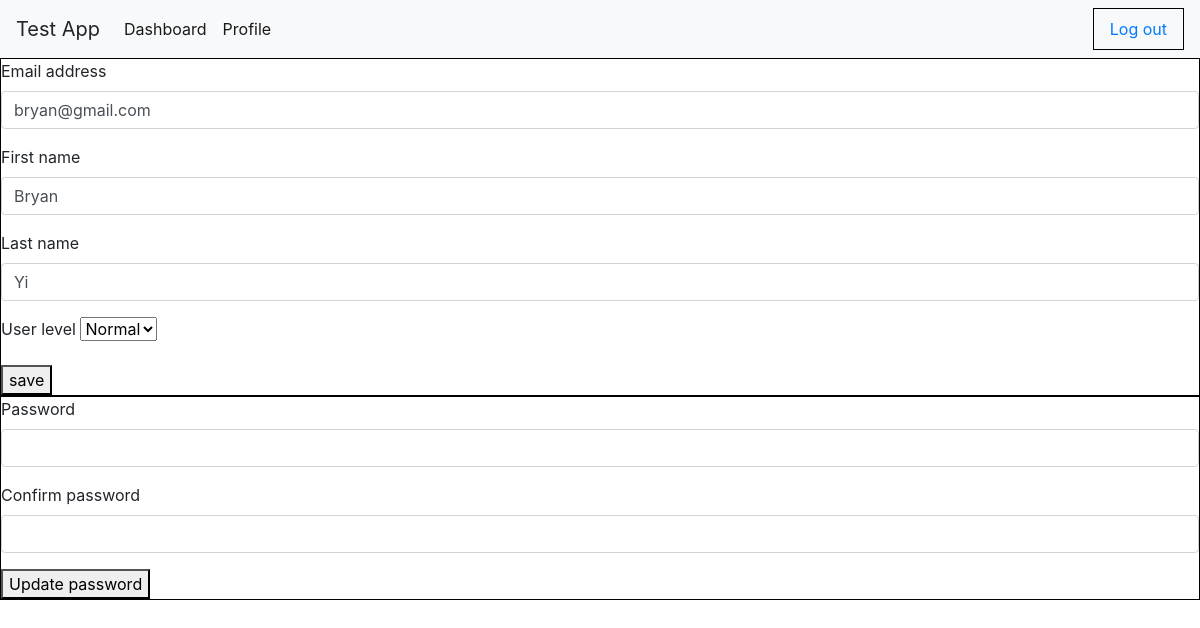
/users/edit/8, run on the app's committed database.
### user/models.py (models this page shows)
class User(models.Model):
    user_level = models.IntegerField()
    email = models.CharField(max_length=255)
    first_name = models.CharField(max_length=50)
    last_name = models.CharField(max_length=50)
    password = models.CharField(max_length=60)
    description = models.TextField()
    created_at = models.DateTimeField(auto_now_add=True)
    updated_at = models.DateTimeField(auto_now=True)
    objects = UserManager()

### user/views.py (the view)
# urls.py: path('users/edit/<int:user_id>', views.admin_edit),
def admin_edit(request, user_id):
    context = {
        'user': User.objects.get(id = user_id)
    }
    return render(request, 'admin_edit.html', context)

### user/templates/admin_edit.html (shortened to what this page needs)
<!DOCTYPE html>
<html>
    <head>
        <link rel="stylesheet" href="https://stackpath.bootstrapcdn.com/bootstrap/4.3.1/css/bootstrap.min.css">
    </head>
    <body>
        <nav class="navbar navbar-expand-lg navbar-light bg-light">
            <a class="navbar-brand" >Test App</a>
            <div class="collapse navbar-collapse" id="navbarSupportedContent">
                <ul class="navbar-nav mr-auto">
                    <li class="nav-item active">
                        <a class="nav-link" href="/check_admin">Dashboard <span class="sr-only">(current)</span></a>
                    </li>
                    <li class="nav-item active">
                        <a class="nav-link" href="/users/edit">Profile <span class="sr-only">(current)</span></a>
                    </li>
                </ul>
                <form class="form-inline my-2 my-lg-0">
                    <a class="nav-link" href="/logout"> Log out <span class="sr-only">(current)</span></a>
                </form>
            </div>
        </nav>
        <form action="/update_info/{{user.id}}" method="POST">
            <div class="form-group">
                <label for="email">Email address</label>
                <input type="text" class="form-control" name="email" value="{{user.email}}" >
            </div>
            <div class="form-group">
                <label for="first_name">First name</label>
                <input type="text" class="form-control" name="first_name" value="{{user.first_name}}">
            </div>
            <div class="form-group">
                <label for="last_name">Last name</label>
                <input type="text" class="form-control" name="last_name" value="{{user.last_name}}">
            </div>
            <div class="form-group">
                <label for="user_level">User level</label>
                <select name="user_level">
                    <option value="1">Normal</option>
                </select>
            </div>
            <button type="submit">save</button>
        </form>
        <form action="/update_password/{{user.id}}" method="POST">
            <div class="form-group">
                <label for="password">Password</label>
                <input type="password" class="form-control" name="password">
            </div>
            <div class="form-group">
                <label for="password_check">Confirm password</label>
                <input type="password" class="form-control" name="password_check">
            </div>
            <button type="submit">Update password</button>
        </form>
    </body>
</html>

### user/templates/admin_edit.html (style rules this page uses)
form { border: 1px solid black; }

### data on the page
User: email "bryan@gmail.com", first_name "Bryan", last_name "Yi"
